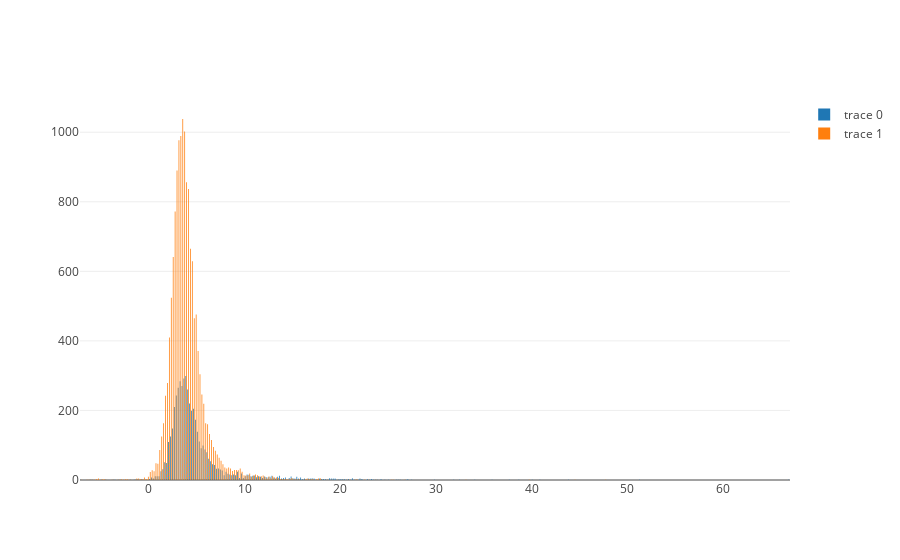

The notebook cell this image was saved under:
### Code cell
data1 = Histogram(x=combined.loc[combined['label'] == 1,'acceleration_x_max'])
data0 = Histogram(x=combined.loc[combined['label'] == 0,'acceleration_x_max'])

data = [data1, data0]

layout = Layout(barmode='overlay')
fig = Figure(data=data, layout=layout)


iplot(data)

### Figure 1 — Plotly figure (JSON) as saved in the notebook; plotly's stock layout.template omitted (floating-point values rounded to 4 significant figures; data arrays with more than 128 entries replaced by an {"elided": "..."} marker saying what was removed)
{"data": [{"type": "histogram", "uid": "f4ae13b0-09b9-4367-b37b-373c5ee19658", "x": {"elided": "5001 float values"}}, {"type": "histogram", "uid": "6ee108f8-41d1-4c9a-81f0-8030fe9a2af3", "x": {"elided": "15017 float values"}}], "layout": {}}
